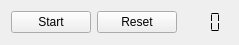
   <widget class="QWidget" name="layoutWidget">
    <property name="geometry">
     <rect>
      <x>210</x>
      <y>21</y>
      <width>231</width>
      <height>34</height>
     </rect>
    </property>
    <layout class="QFormLayout" name="formLayout_4">
     <property name="labelAlignment">
      <set>Qt::AlignLeading|Qt::AlignLeft|Qt::AlignVCenter</set>
     </property>
     <property name="formAlignment">
      <set>Qt::AlignRight|Qt::AlignTop|Qt::AlignTrailing</set>
     </property>
     <property name="rightMargin">
      <number>10</number>
     </property>
     <item row="0" column="0">
      <layout class="QHBoxLayout" name="horizontalLayout_4">
       <item>
        <widget class="QPushButton" name="startTimer">
         <property name="sizePolicy">
          <sizepolicy hsizetype="Fixed" vsizetype="Preferred">
           <horstretch>0</horstretch>
           <verstretch>0</verstretch>
          </sizepolicy>
         </property>
         <property name="toolTip">
          <string>Startet/Stoppt den konfigurierbaren Zähler</string>
         </property>
         <property name="text">
          <string>Start</string>
         </property>
        </widget>
       </item>
       <item>
        <widget class="QPushButton" name="resetTimer">
         <property name="enabled">
          <bool>true</bool>
         </property>
         <property name="sizePolicy">
          <sizepolicy hsizetype="Preferred" vsizetype="Fixed">
           <horstretch>0</horstretch>
           <verstretch>0</verstretch>
          </sizepolicy>
         </property>
         <property name="toolTip">
          <string>Setzt konfigurierbaren Zähler auf 0</string>
         </property>
         <property name="text">
          <string>Reset</string>
         </property>
        </widget>
       </item>
      </layout>
     </item>
     <item row="0" column="1">
      <widget class="QLCDNumber" name="lcdNumber">
       <property name="font">
        <font>
         <pointsize>16</pointsize>
         <weight>75</weight>
         <bold>true</bold>
        </font>
       </property>
       <property name="toolTip">
        <string>Zeigt den Timerwert/Überschreitung an</string>
       </property>
       <property name="frameShape">
        <enum>QFrame::NoFrame</enum>
       </property>
       <property name="frameShadow">
        <enum>QFrame::Plain</enum>
       </property>
       <property name="lineWidth">
        <number>1</number>
       </property>
       <property name="digitCount">
        <number>3</number>
       </property>
       <property name="segmentStyle">
        <enum>QLCDNumber::Flat</enum>
       </property>
       <property name="value" stdset="0">
        <double>0.000000000000000</double>
       </property>
      </widget>
     </item>
    </layout>
   </widget>
